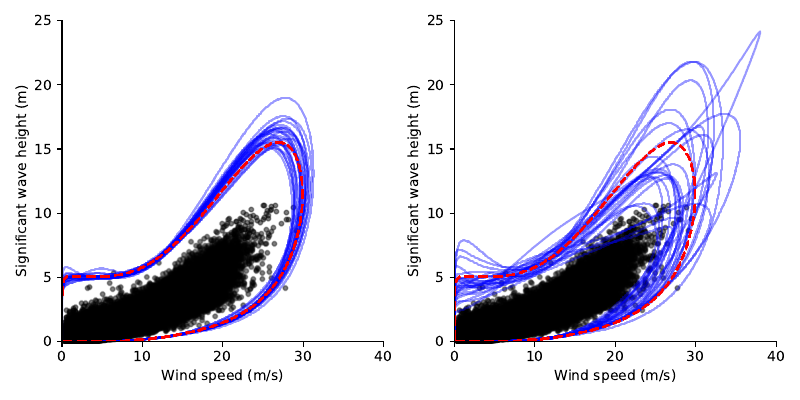

Source code (Python):
import numpy as np
import matplotlib.pyplot as plt

from viroconcom.read_write import read_ecbenchmark_dataset
from viroconcom.fitting import Fit
from viroconcom.contours import HighestDensityContour, \
    sort_points_to_form_continous_line
from viroconcom.plot import plot_contour, SamplePlotData

# Define the number of years of data that one bootstrap sample should contain.
# In the exercise 1, 5 and 25 years are used.
NR_OF_YEARS_TO_DRAW = 1
NR_OF_BOOTSTRAP_SAMPLES = 25

# Read dataset D.
file_path = 'datasets/D.txt'
dataset_d_v, dataset_d_hs, label_v, label_hs = read_ecbenchmark_dataset(file_path)

# Define the origin (will be used to compute confidence intervals).
v0 = np.mean(dataset_d_v)
hs0 = np.mean(dataset_d_hs)

nr_of_datapoints_to_draw = int(NR_OF_YEARS_TO_DRAW * 365.25 * 24)
np.random.seed(9001)

# Define the structure of the probabilistic model that will be fitted to the
# dataset.
dist_description_v = {'name': 'Weibull_Exp',
                      'dependency': (None, None, None, None),
                      'width_of_intervals': 2}
dist_description_hs = {'name': 'Weibull_Exp',
                       'fixed_parameters': (None, None, None, 5),
                       # shape, location, scale, shape2
                       'dependency': (0, None, 0, None),
                       # shape, location, scale, shape2
                       'functions': ('logistics4', None, 'alpha3', None),
                       # shape, location, scale, shape2
                       'min_datapoints_for_fit': 50,
                       'do_use_weights_for_dependence_function': True}
# Fit the model to the dataset.
fit = Fit((dataset_d_v, dataset_d_hs), (dist_description_v, dist_description_hs))
dist0 = fit.mul_var_dist.distributions[0]
dist1 = fit.mul_var_dist.distributions[1]

# Compute 50-yr contour.
return_period = 50
ts = 1  # Sea state duration in hours.
limits = [(0, 45), (0, 25)]  # Limits of the computational domain.
deltas = [0.05, 0.05]  # Dimensions of the grid cells.
hdc = HighestDensityContour(fit.mul_var_dist, return_period, ts,
                                      limits, deltas)
contour_with_all_data = sort_points_to_form_continous_line(
    hdc.coordinates[0], hdc.coordinates[1], do_search_for_optimal_start=True)

for i in range(NR_OF_BOOTSTRAP_SAMPLES):
    print('Contour {}/{}'.format(i, NR_OF_BOOTSTRAP_SAMPLES))

    # Resample from the hindcast dataset to get the sample D_i.
    sample_indices = np.random.randint(dataset_d_v.size, size=nr_of_datapoints_to_draw)
    v_i = np.take(dataset_d_v, sample_indices)
    hs_i = np.take(dataset_d_hs, sample_indices)

    # Fit the model to the dataset.
    fit = Fit((v_i, hs_i), (dist_description_v, dist_description_hs))
    dist0 = fit.mul_var_dist.distributions[0]
    dist1 = fit.mul_var_dist.distributions[1]

    # Compute 50-yr contour.
    hdc_contour_i = HighestDensityContour(fit.mul_var_dist, return_period, ts,
                                          limits, deltas)
    c = sort_points_to_form_continous_line(hdc_contour_i.coordinates[0],
                                           hdc_contour_i.coordinates[1],
                                           do_search_for_optimal_start=True)
    hdc_contour_i.c = c

    if i == 0:
        contours = [hdc_contour_i]
    else:
        contours.append(hdc_contour_i)

# Plot the environmental contours.
fig, ax = plt.subplots(1, 2, sharex='row', sharey='row', figsize=(8, 4))
for i, contour in enumerate(contours):
    if i == 0:
        plotted_sample = SamplePlotData(x=np.asarray(dataset_d_v),
                                       y=np.asarray(dataset_d_hs),
                                       ax=ax)
        contour_label = str(return_period) + '-yr contour'
        plot_contour(x=contour.c[0],
                     y=contour.c[1],
                     ax=ax[0],
                     x_label=label_v.capitalize(),
                     y_label=label_hs.capitalize(),
                     style='b-',
                     alpha=0.4,
                     sample_plot_data=plotted_sample)
    else:
        plot_contour(x=contour.c[0],
                     y=contour.c[1],
                     style='b-',
                     alpha=0.4,
                     ax=ax[0])
plot_contour(x=contour_with_all_data[0], y=contour_with_all_data[1],
             color='r', linewidth=2, linestyle='--', ax=ax[0])
ax[0].set_xlim((0, 40))
ax[0].set_ylim((0, 25))

for i in range(25):
    print('Contour {}/{}'.format(i, 25))
    n_1yr = round(365.25 * 24)
    v_i = dataset_d_v[i * n_1yr : (i + 1) * n_1yr]
    hs_i = dataset_d_hs[i * n_1yr: (i + 1) * n_1yr]

    # Fit the model to the dataset.
    fit = Fit((v_i, hs_i), (dist_description_v, dist_description_hs))
    dist0 = fit.mul_var_dist.distributions[0]
    dist1 = fit.mul_var_dist.distributions[1]

    # Compute 50-yr contour.
    return_period = 50
    ts = 1  # Sea state duration in hours.
    limits = [(0, 45), (0, 25)]  # Limits of the computational domain.
    deltas = [0.05, 0.05]  # Dimensions of the grid cells.
    hdc_contour_i = HighestDensityContour(fit.mul_var_dist, return_period, ts,
                                          limits, deltas)
    c = sort_points_to_form_continous_line(hdc_contour_i.coordinates[0],
                                           hdc_contour_i.coordinates[1],
                                           do_search_for_optimal_start=True)
    hdc_contour_i.c = c

    if i == 0:
        contours = [hdc_contour_i]
    else:
        contours.append(hdc_contour_i)

for i, contour in enumerate(contours):
    if i == 0:
        contour_label = str(return_period) + '-yr contour'
        plot_contour(x=contour.c[0],
                     y=contour.c[1],
                     ax=ax[1],
                     x_label=label_v.capitalize(),
                     y_label=label_hs.capitalize(),
                     style='b-',
                     alpha=0.4,
                     sample_plot_data=plotted_sample)
    else:
        plot_contour(x=contour.c[0],
                     y=contour.c[1],
                     style='b-',
                     alpha=0.4,
                     ax=ax[1])
plot_contour(x=contour_with_all_data[0], y=contour_with_all_data[1],
             color='r', linewidth=2, linestyle='--', ax=ax[1])
ax[1].set_xlim((0, 40))
ax[1].set_ylim((0, 25))
fig.tight_layout()
plt.show()
fig.savefig('results/discussion/e2_autocorrelation.pdf')
